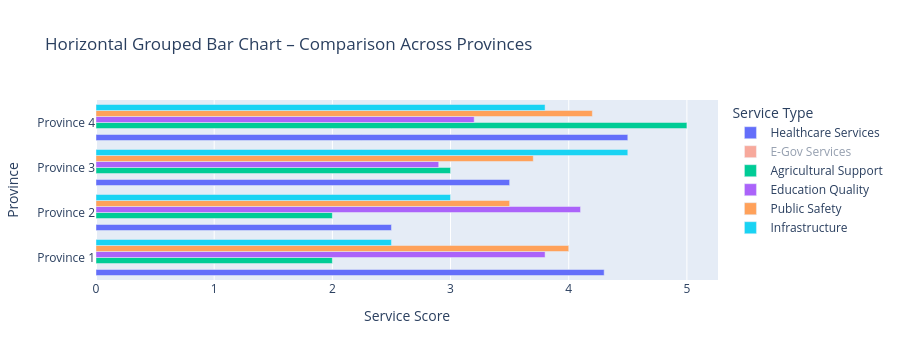

The cell this chart's notebook holds for it:
### Markdown cell above
#### **Bar Plot (Horizontal bars):** Compares values across different provinces or categories.
* Ideal for ranking and comparisons.
* Useful when category names are long or when many categories exist.

### Code cell
fig = px.bar(
    df,
    y="Province",
    x=df.columns.drop("Province"),
    orientation="h",
    title="Horizontal Grouped Bar Chart - Comparison Across Provinces"
)

fig.update_layout(
    barmode="group",
    height=700,
    xaxis_title="Service Score",
    yaxis_title="Province",
    legend_title="Service Type"
)

fig.show()

### Figure 1 — Plotly figure (JSON) as saved in the notebook; plotly's stock layout.template omitted (floating-point values rounded to 4 significant figures)
{"data": [{"alignmentgroup": "True", "hovertemplate": "variable=Healthcare Services<br>value=%{x}<br>Province=%{y}<extra></extra>", "legendgroup": "Healthcare Services", "marker": {"color": "#636efa", "pattern": {"shape": ""}}, "name": "Healthcare Services", "offsetgroup": "Healthcare Services", "orientation": "h", "showlegend": true, "textposition": "auto", "type": "bar", "x": [4.3, 2.5, 3.5, 4.5], "xaxis": "x", "y": ["Province 1", "Province 2", "Province 3", "Province 4"], "yaxis": "y"}, {"alignmentgroup": "True", "hovertemplate": "variable=E-Gov Services<br>value=%{x}<br>Province=%{y}<extra></extra>", "legendgroup": "E-Gov Services", "marker": {"color": "#EF553B", "pattern": {"shape": ""}}, "name": "E-Gov Services", "offsetgroup": "E-Gov Services", "orientation": "h", "showlegend": true, "textposition": "auto", "type": "bar", "visible": "legendonly", "x": [2.4, 4.4, 1.8, 2.8], "xaxis": "x", "y": ["Province 1", "Province 2", "Province 3", "Province 4"], "yaxis": "y"}, {"alignmentgroup": "True", "hovertemplate": "variable=Agricultural Support<br>value=%{x}<br>Province=%{y}<extra></extra>", "legendgroup": "Agricultural Support", "marker": {"color": "#00cc96", "pattern": {"shape": ""}}, "name": "Agricultural Support", "offsetgroup": "Agricultural Support", "orientation": "h", "showlegend": true, "textposition": "auto", "type": "bar", "x": [2, 2, 3, 5], "xaxis": "x", "y": ["Province 1", "Province 2", "Province 3", "Province 4"], "yaxis": "y"}, {"alignmentgroup": "True", "hovertemplate": "variable=Education Quality<br>value=%{x}<br>Province=%{y}<extra></extra>", "legendgroup": "Education Quality", "marker": {"color": "#ab63fa", "pattern": {"shape": ""}}, "name": "Education Quality", "offsetgroup": "Education Quality", "orientation": "h", "showlegend": true, "textposition": "auto", "type": "bar", "x": [3.8, 4.1, 2.9, 3.2], "xaxis": "x", "y": ["Province 1", "Province 2", "Province 3", "Province 4"], "yaxis": "y"}, {"alignmentgroup": "True", "hovertemplate": "variable=Public Safety<br>value=%{x}<br>Province=%{y}<extra></extra>", "legendgroup": "Public Safety", "marker": {"color": "#FFA15A", "pattern": {"shape": ""}}, "name": "Public Safety", "offsetgroup": "Public Safety", "orientation": "h", "showlegend": true, "textposition": "auto", "type": "bar", "x": [4, 3.5, 3.7, 4.2], "xaxis": "x", "y": ["Province 1", "Province 2", "Province 3", "Province 4"], "yaxis": "y"}, {"alignmentgroup": "True", "hovertemplate": "variable=Infrastructure<br>value=%{x}<br>Province=%{y}<extra></extra>", "legendgroup": "Infrastructure", "marker": {"color": "#19d3f3", "pattern": {"shape": ""}}, "name": "Infrastructure", "offsetgroup": "Infrastructure", "orientation": "h", "showlegend": true, "textposition": "auto", "type": "bar", "x": [2.5, 3, 4.5, 3.8], "xaxis": "x", "y": ["Province 1", "Province 2", "Province 3", "Province 4"], "yaxis": "y"}], "layout": {"autosize": true, "barmode": "group", "height": 360, "legend": {"title": {"text": "Service Type"}, "tracegroupgap": 0}, "title": {"text": "Horizontal Grouped Bar Chart – Comparison Across Provinces"}, "xaxis": {"anchor": "y", "autorange": true, "domain": [0, 1], "range": [0, 5.263], "title": {"text": "Service Score"}, "type": "linear"}, "yaxis": {"anchor": "x", "autorange": true, "domain": [0, 1], "range": [-0.5, 3.5], "title": {"text": "Province"}, "type": "category"}}}
